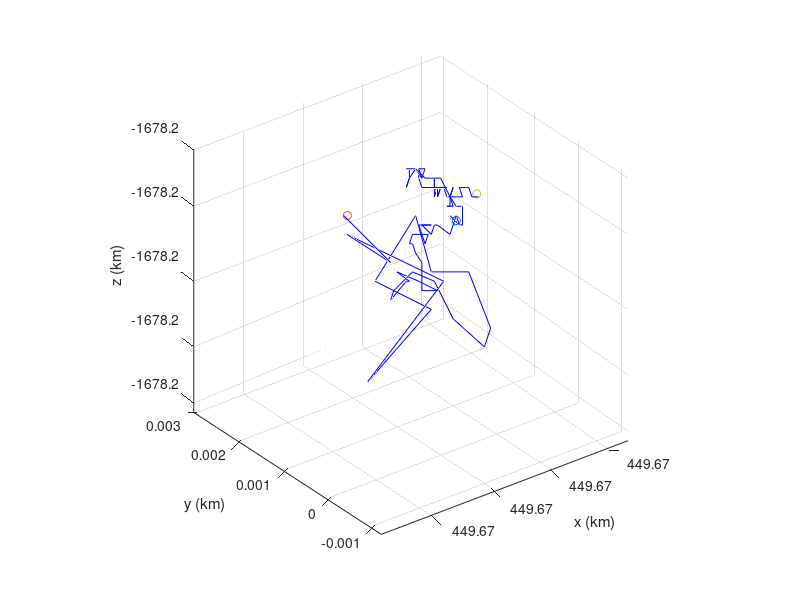

Here is the MATLAB script that generated this plot:
%% reset
clc, clear, close all;

%% data
true = importdata("true.csv");
est  = importdata("est.csv");
true = true ./ 1000; est = est ./ 1000; % convert to km

%% plot
figure(1);
scatter3(true(1,1), true(2,1), true(3,1), 'go'); hold on;
scatter3(est(1,1), est(2,1), est(3,1), 'ro');
scatter3(est(1,end), est(2,end), est(3,end), 'rx');
plot3(est(1,:), est(2,:), est(3,:), 'b');
%plot3(true(1,:), true(2,:), true(3,:));
grid on; axis equal;

rad = 1737.400;             % km, lunar radius
[xx, yy, zz] = ellipsoid(0, 0, 0, rad, rad, rad);
%globe = surf(xx, yy, -zz, 'FaceColor', 'w', 'EdgeColor', 0.5*[1 1 1]);

xlabel("x (km)"); ylabel("y (km)"); zlabel("z (km)");